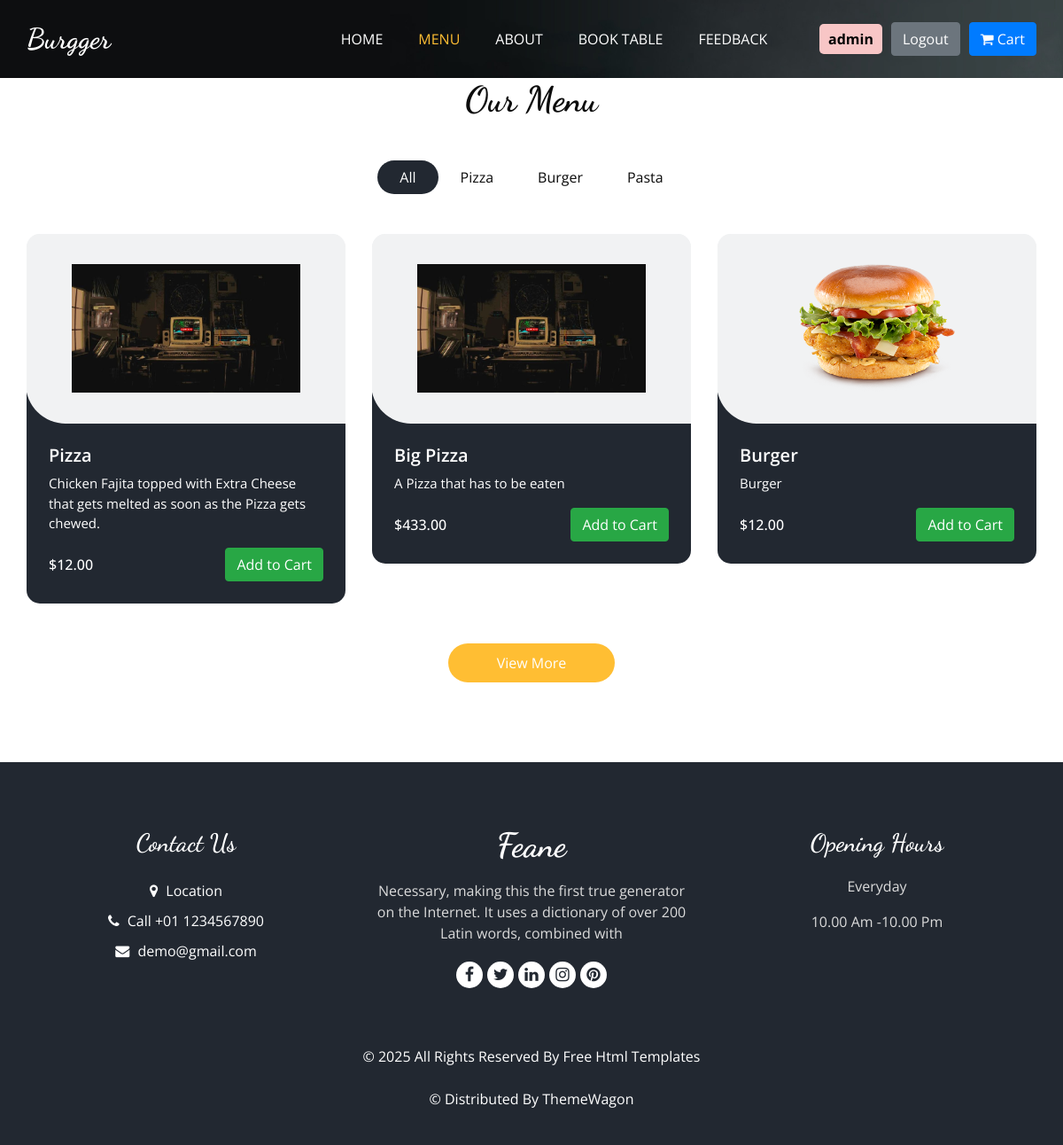
The page /menu/ (signed in) on the database its author committed.
### Base_App/models.py (models this page shows, shortened)
class Item_List(models.Model):
    category_name = models.CharField(max_length=100)
    def __str__(self):
        return self.category_name

class Item(models.Model):
    Item_name = models.CharField(max_length=100)
    description = models.TextField()
    image = models.ImageField(upload_to='items/')
    price = models.DecimalField(max_digits=10, decimal_places=2)
    category = models.ForeignKey(Item_List, related_name='Name', on_delete=models.CASCADE)

### Base_App/views.py (the view)
# urls.py: path('menu/', views.menu_view, name='menu'),
def menu_view(request):
    item_list = Item_List.objects.all()
    item_objects = Item.objects.all()
    return render(request, 'menu.html', {'items': item_objects, 'item_list': item_list})

### templates/menu.html (shortened to what this page needs)
{% extends "base.html" %}
{% block class %}class="sub_page"{% endblock class %}
{% block menu_status %}active{% endblock menu_status %}
{% load static %}
{% block main %}
  {% if user.is_authenticated %}
  <section class="food_section layout_padding-bottom">
    <div class="container">
      <div class="heading_container heading_center">
        <h2>
          Our Menu
        </h2>
      </div>
      <ul class="filters_menu">
        <li class="active" data-filter="*">All</li>
        {% for i in item_list %}
        <li data-filter=".{{i.category_name}}">{{i.category_name}}</li>
        {% endfor %}
      </ul>
      <div class="filters-content">
        <div class="row grid">
          {% for j in items %}
          <div class="col-sm-6 col-lg-4 all {{j.category}}">
            <div class="box">
              <div>
                <div class="img-box">
                  <img src="/Media/{{j.image}} " alt="{{j.image}}">
                </div>
                <div class="detail-box">
                  <h5>
                    {{j.Item_name}}
                  </h5>
                  <p>
                    {{j.description}}
                  </p>
                  <div class="options">
                    <h6>
                      ${{j.price}}
                    </h6>
                    <button class="btn btn-success add-to-cart" data-item-id="{{j.id}}" data-item-name="{{j.Item_name}}" data-item-price="{{j.Price}}">
                      Add to Cart
                    </button>
                  </div>
                </div>
              </div>
            </div>
          </div>
          {% endfor %}
        </div>
      </div>
      <div class="btn-box">
        <a href="">
          View More
        </a>
      </div>
    </div>
  </section>
  {% endif %}
{% endblock main %}

### templates/base.html (shortened to what this page needs)
<!DOCTYPE html>
<html>
{% load static %}
<head>
  <link rel="stylesheet" type="text/css" href="{% static 'css/bootstrap.css' %}" />
  <link rel="stylesheet" type="text/css" href="https://cdnjs.cloudflare.com/ajax/libs/OwlCarousel2/2.3.4/assets/owl.carousel.min.css" />
  <link rel="stylesheet" href="https://cdnjs.cloudflare.com/ajax/libs/jquery-nice-select/1.1.0/css/nice-select.min.css" />
  <link href="{% static 'css/font-awesome.min.css' %}" rel="stylesheet" />
  <link href="{% static 'css/style.css' %}" rel="stylesheet" />
  <link href="{% static 'css/responsive.css' %}" rel="stylesheet" />
</head>
<body {% block class %}{% endblock class %}>
  <div class="hero_area">
    <div class="bg-box">
      <img src="{% static 'images/hero-bg.jpg' %}" alt="">
    </div>
    <header class="header_section">
      <div class="container">
        <nav class="navbar navbar-expand-lg custom_nav-container ">
          <a class="navbar-brand" href="/">
            <span>
              Burgger
            </span>
          </a>
          <div class="collapse navbar-collapse" id="navbarSupportedContent">
            <ul class="navbar-nav  mx-auto ">
              <li class="nav-item {% block home_status %}{% endblock home_status %}">
                <a class="nav-link" href="/">Home <span class="sr-only">(current)</span></a>
              </li>
              <li class="nav-item {% block menu_status %}{% endblock menu_status %}">
                <a class="nav-link " href="/menu/">Menu</a>
              </li>
              <li class="nav-item {% block about_status %}{% endblock about_status %}">
                <a class="nav-link" href="/about/">About</a>
              </li>
              <li class="nav-item {% block table_status %}{% endblock table_status %}">
                <a class="nav-link" href="/book/">Book Table</a>
              </li>
              <li class="nav-item {% block feedback_status %}{% endblock feedback_status %}">
                <a class="nav-link" href="/feedback/">Feedback</a>
              </li>
            </ul>
            <div class="user_option">
              <div class="user_option">
                {% if user.is_authenticated %}
                  <span style="background-color: #f8c6c6; color: #000; padding: 5px 10px; border-radius: 5px; font-weight: bold;">
                    {{ user.username }}
                  </span>
                  <a href="/logout/" class="btn btn-secondary">Logout</a>
                  <button id="cart-button" class="btn btn-primary">
                    <i class="fa fa-shopping-cart"></i> Cart
                  </button>
                {% else %}
                  <a href="/login_view/" class="btn order_online">Login</a>
                {% endif %}
              </div>
            </div>
          </div>
        </nav>
      </div>
    </header>
  </div>
 {% block main %}{% endblock main %}
  <footer class="footer_section">
    <div class="container">
      <div class="row">
        <div class="col-md-4 footer-col">
          <div class="footer_contact">
            <h4>
              Contact Us
            </h4>
            <div class="contact_link_box">
              <a href="">
                <i class="fa fa-map-marker" aria-hidden="true"></i>
                <span>
                  Location
                </span>
              </a>
              <a href="">
                <i class="fa fa-phone" aria-hidden="true"></i>
                <span>
                  Call +01 1234567890
                </span>
              </a>
              <a href="">
                <i class="fa fa-envelope" aria-hidden="true"></i>
                <span>
                  demo@gmail.com
                </span>
              </a>
            </div>
          </div>
        </div>
        <div class="col-md-4 footer-col">
          <div class="footer_detail">
            <a href="" class="footer-logo">
              Feane
            </a>
            <p>
              Necessary, making this the first true generator on the Internet. It uses a dictionary of over 200 Latin words, combined with
            </p>
            <div class="footer_social">
              <a href="">
                <i class="fa fa-facebook" aria-hidden="true"></i>
              </a>
              <a href="">
                <i class="fa fa-twitter" aria-hidden="true"></i>
              </a>
              <a href="">
                <i class="fa fa-linkedin" aria-hidden="true"></i>
              </a>
              <a href="">
                <i class="fa fa-instagram" aria-hidden="true"></i>
              </a>
              <a href="">
                <i class="fa fa-pinterest" aria-hidden="true"></i>
              </a>
            </div>
          </div>
        </div>
        <div class="col-md-4 footer-col">
          <h4>
            Opening Hours
          </h4>
          <p>
            Everyday
          </p>
          <p>
            10.00 Am -10.00 Pm
          </p>
        </div>
      </div>
      <div class="footer-info">
        <p>
          &copy; <span id="displayYear"></span> All Rights Reserved By
          <a href="https://html.design/">Free Html Templates</a><br><br>
          &copy;  Distributed By
          <a href="https://themewagon.com/" target="_blank">ThemeWagon</a>
        </p>
      </div>
    </div>
  </footer>
</body>
</html>

### static/css/responsive.css (style rules this page uses)
@media (min-width: 1200px) { .container { max-width: 1170px; } }

### rows shown on the page
Item_List: category_name "Pizza"
Item_List: category_name "Burger"
Item_List: category_name "Pasta"
Item: image (picture), Item_name "Pizza", description "Chicken Fajita topped with Extra Cheese that gets melted as soon as the Pizza gets chewed.", price "12.00"
Item: image (picture), Item_name "Big Pizza", description "A Pizza that has to be eaten", price "433.00"
Item: image (picture), Item_name "Burger", description "Burger", price "12.00"

### other values the page prints
{{ user.username }} "admin"
